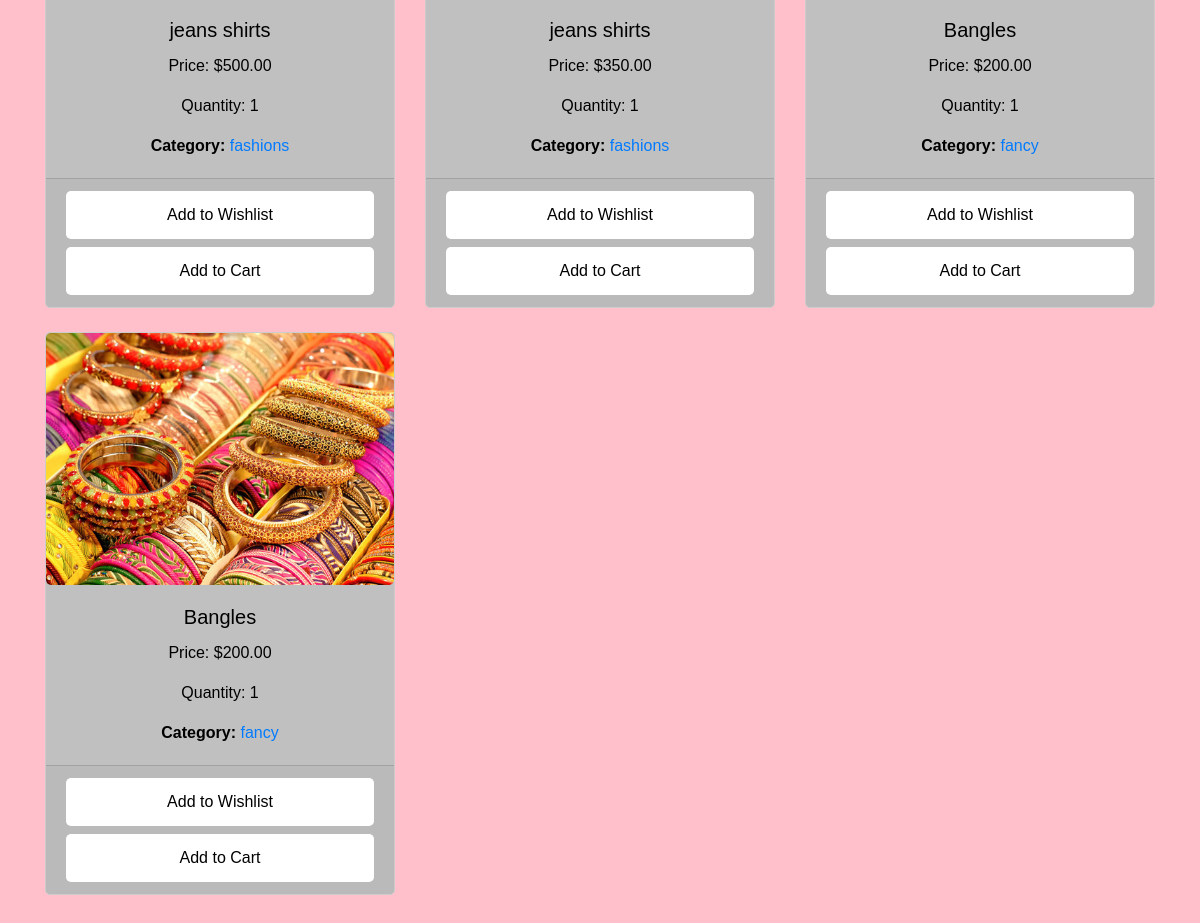
The page /user_home/ (signed in, lower part) on the database as committed earlier.
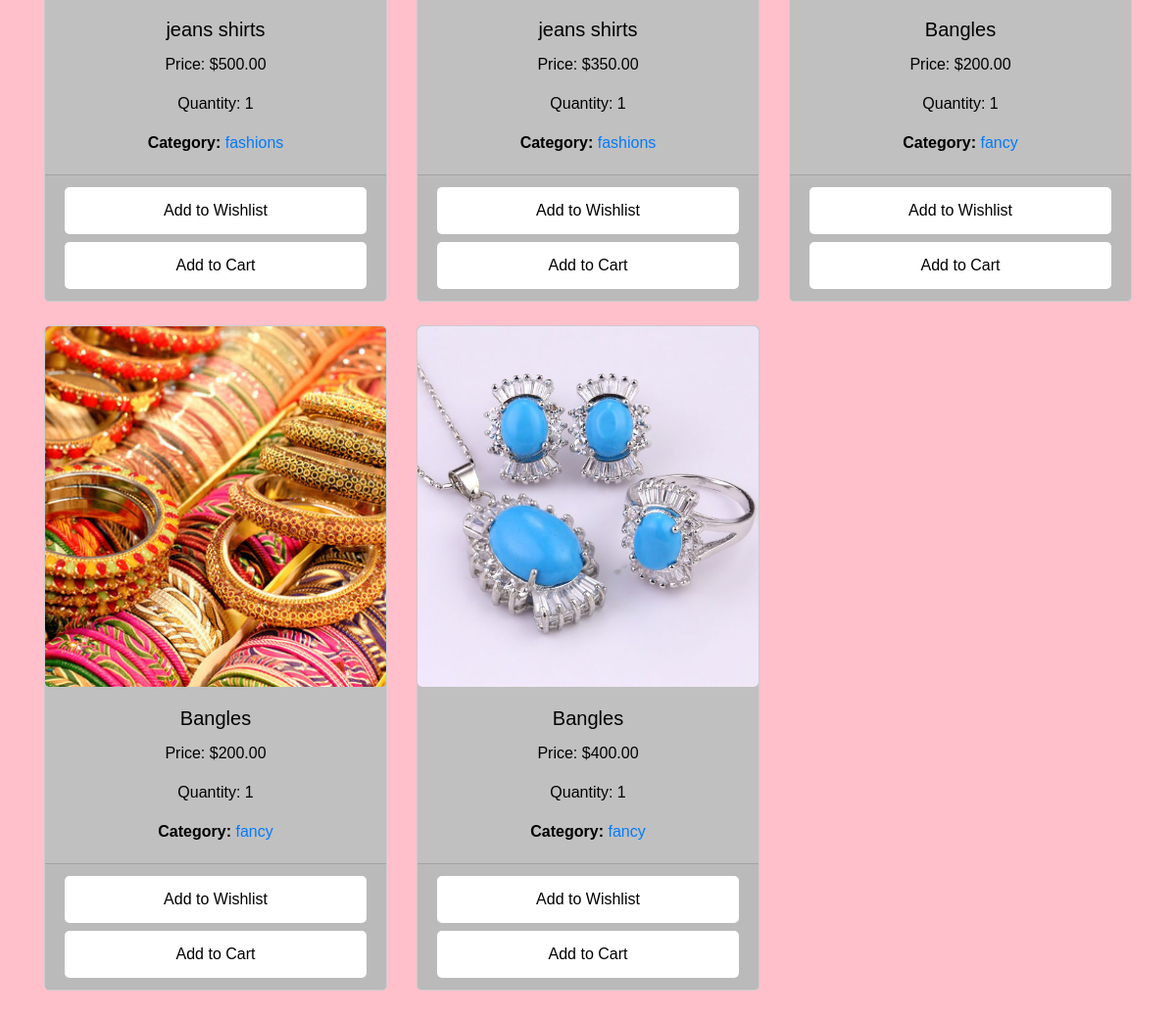
The same page on the database as committed later.
### Credentialsapp/models.py (models this page shows, shortened)
class Product(models.Model):
    dealer = models.ForeignKey(User, on_delete=models.CASCADE, related_name='products', blank=True, null=True)
    name = models.CharField(max_length=100)
    country = models.CharField(max_length=100)
    quantity = models.PositiveIntegerField(default=0)
    price = models.DecimalField(max_digits=10, decimal_places=2)
    image = models.ImageField(upload_to='product_images/', blank=True, null=True)
    created_at = models.DateTimeField(auto_now_add=True)
    category = models.ForeignKey(Category, on_delete=models.CASCADE, null=True, blank=True)
    is_approved = models.BooleanField(default=False)
    is_rejected = models.BooleanField(default=False)

class Category(models.Model):
    name = models.CharField(max_length=100, unique=True)

### Credentialsapp/views.py (the view)
# urls.py: path('user_home/', views.user_home, name='user_home'),
@login_required
def user_home(request):
    if request.user.is_authenticated:
        user_wishlist_ids = Wishlist.objects.filter(user=request.user).values_list('product__id', flat=True)
        products = Product.objects.all()
        categories = Category.objects.all()
        context = {
            'products': products,
            'categories': categories,
            'user_wishlist_ids': user_wishlist_ids,
        }
        return render(request, 'user_home.html', context)
    else:
        return render(request, 'login.html')

### Credentialsapp/templates/user_home.html (shortened to what this page needs)
{% extends 'base.html' %}
{% block content %}
            {% load static %}
            <link rel="stylesheet" href="https://cdnjs.cloudflare.com/ajax/libs/font-awesome/5.15.4/css/all.min.css">
    <div class="row">
        {% for product in products %}
            <div class="col-md-4 mb-4 product-card" data-category-id="{{ product.category.id }}">
                <div class="card h-100" data-category-name="{{ product.category.name }}">
                    {% if product.image %}
                        <img src="{{ product.image.url }}" alt="{{ product.name }} Image" class="card-img-top">
                    {% else %}
                        <p>No image available</p>
                    {% endif %}
                    <div class="card-body">
                        <h5 class="card-title">{{ product.name }}</h5>
                        <p class="card-text">Price: ${{ product.price }}</p>
                        <p class="card-text">Quantity: {{ product.quantity }}</p>
                        {% if product.category %}
                            <p class="card-text"><strong>Category:</strong> <a href="{% url 'category_detail' category_id=product.category.id %}">{{ product.category.name }}</a></p>
                        {% else %}
                            <p>Category information missing</p>
                        {% endif %}
                    </div>
                    <div class="card-footer">
                        <form class="wishlist-form" method="post">
                            {% if product.id in user_wishlist_ids %}
                                <button type="button" class="btn btn-secondary btn-sm mb-2 w-100 remove-from-wishlist" data-wishlist-id="{{ product.id }}">Remove from Wishlist</button>
                            {% else %}
                                <button type="button" class="btn btn-secondary btn-sm mb-2 w-100 add-to-wishlist" data-product-id="{{ product.id }}">Add to Wishlist</button>
                            {% endif %}
                            <button type="button" class="btn btn-secondary btn-sm w-100 add-to-cart" data-product-id="{{ product.id }}">Add to Cart</button>
                        </form>
                    </div>
                </div>
            </div>
        {% empty %}
            <div class="col-md-12">
                <p>No products found.</p>
            </div>
        {% endfor %}
    </div>
{% endblock %}

Rows that differ between the two databases and show on the page:
added Product: image (picture), name "Bangles", price "400.00", quantity "1", category.name "fancy"
